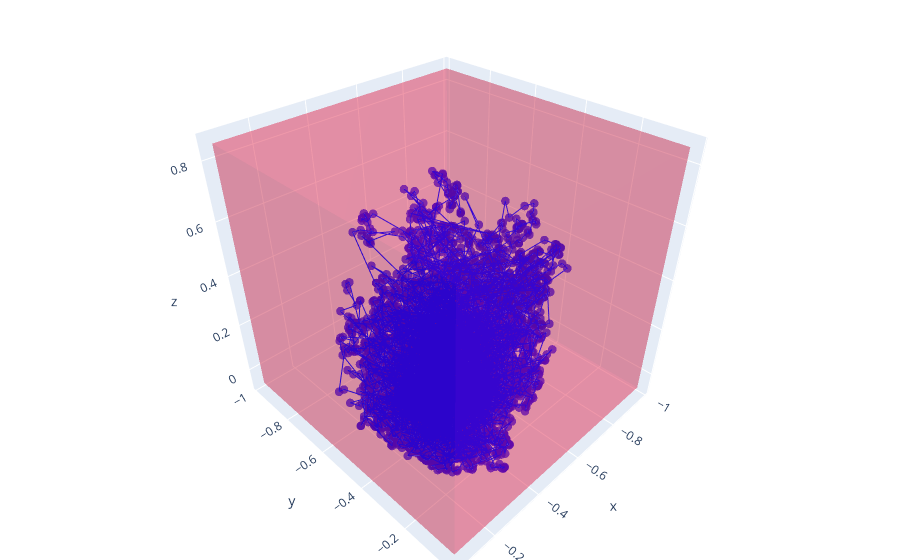

Here is the notebook cell this chart was saved with:
### Code cell
df = pd.DataFrame(correlation_triplets, columns=["Corr(X1, X2)", "Corr(X1, X3)", "Corr(X2, X3)"])
#scatter = go.Scatter3d(df, x="Corr(X1, X2)", y="Corr(X1, X3)", z="Corr(X2, X3)", color="Corr(X1, X2)")
scatter = go.Scatter3d(
    x=correlation_triplets[:, 0],
    y=correlation_triplets[:, 1],
    z=correlation_triplets[:, 2],
    marker=dict(
        color="blue",
        size=5,
        opacity=0.75
    )
)

xmin = min(correlation_pair_12)
xmax = max(correlation_pair_12)
ymin = min(correlation_pair_13)
ymax = max(correlation_pair_13)
zmin = min(correlation_pair_23)
zmax = max(correlation_pair_23)

cube = go.Mesh3d(
        # 8 vertices of a cube
        x = [xmin, xmin, xmax, xmax, xmin, xmin, xmax, xmax],
        y = [ymin, ymax, ymax, ymin, ymin, ymax, ymax, ymin],
        z = [zmin, zmin, zmin, zmin, zmax, zmax, zmax, zmax],
        i = [7, 0, 0, 0, 4, 4, 6, 6, 4, 0, 3, 2],
        j = [3, 4, 1, 2, 5, 6, 5, 2, 0, 1, 6, 3],
        k = [0, 7, 2, 3, 6, 7, 1, 1, 5, 5, 7, 6],
        opacity=0.25,
        color='#DC143C',
        flatshading = True
    ) 
data = [scatter, cube]
layout = go.Layout(
    margin={'l': 0, 'r': 0, 'b': 0, 't': 0}
)
fig = go.Figure(data=data, layout=layout)
fig.show()

### Figure 1 — Plotly figure (JSON) as saved in the notebook; plotly's stock layout.template omitted (floating-point values rounded to 4 significant figures; data arrays with more than 128 entries replaced by an {"elided": "..."} marker saying what was removed)
{"data": [{"marker": {"color": "blue", "opacity": 0.75, "size": 5}, "type": "scatter3d", "x": {"elided": "10000 float values"}, "y": {"elided": "10000 float values"}, "z": {"elided": "10000 float values"}}, {"color": "#DC143C", "flatshading": true, "i": [7, 0, 0, 0, 4, 4, 6, 6, 4, 0, 3, 2], "j": [3, 4, 1, 2, 5, 6, 5, 2, 0, 1, 6, 3], "k": [0, 7, 2, 3, 6, 7, 1, 1, 5, 5, 7, 6], "opacity": 0.25, "type": "mesh3d", "x": [-0.9847, -0.9847, -0.06209, -0.06209, -0.9847, -0.9847, -0.06209, -0.06209], "y": [-0.9839, -0.02779, -0.02779, -0.9839, -0.9839, -0.02779, -0.02779, -0.9839], "z": [-0.06302, -0.06302, -0.06302, -0.06302, 0.8535, 0.8535, 0.8535, 0.8535]}], "layout": {"margin": {"b": 0, "l": 0, "r": 0, "t": 0}}}
